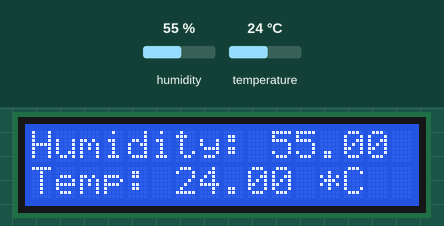
A sketch run on a simulated Arduino Uno, built with avr-gcc and run on an emulated ATmega328P. Parts: 16×2 character LCD. Inputs (shaded band) come from the test bench; at power-on: humidity 55 %, temperature 24 °C.

Above: at 1.2 s.
1.3 s: humidity set to 22 %
At 3.2 s:
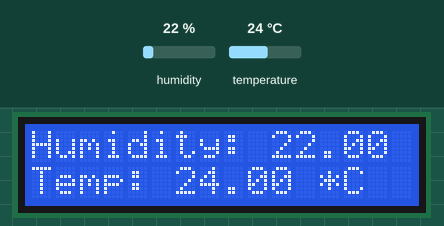
4.0 s: temperature set to 12 °C
At 4.7 s:
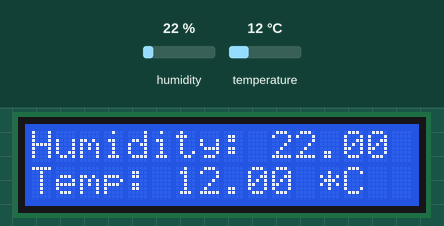
6.7 s: humidity set to 40 %
At 8.9 s:
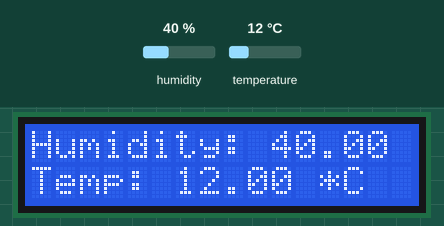
9.7 s: temperature set to 19 °C
At 11.5 s:
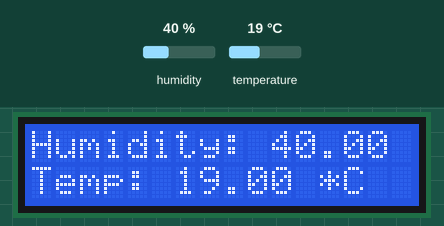
Timing chart, 0 to 13.0 s (numbered marks = the images above; inputs shaded):
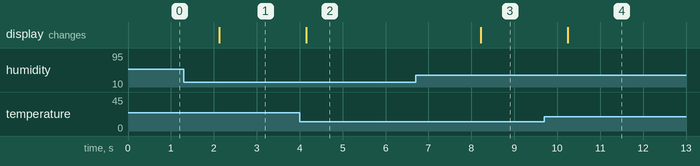

Measured:
- after the input at 1.3 s, the display: changes after 0.82 s (image 1)
- after the input at 4.0 s, the display: changes after 0.16 s (image 2)
- after the input at 6.7 s, the display: changes after 1.5 s (image 3)
- after the input at 9.7 s, the display: changes after 0.55 s (image 4)

The sketch:

Lesson_21_Listing_21_1.ino
```cpp
#include "DHT.h"
#define DHTPIN 2 // пин подключения контакта DATA
#define DHTTYPE DHT11 // DHT 11
#include <LiquidCrystal.h>
// инициализация с указанием контактов подключения
LiquidCrystal lcd(12, 11, 7, 6, 5, 4);
DHT dht(DHTPIN, DHTTYPE);
void setup()
{
lcd.begin(16,2); // режим работы
dht.begin();
}
void loop()
{
// получение с датчика данных влажности и температуры
float h = dht.readHumidity();
float t = dht.readTemperature();
if (isnan(t) || isnan(h)) // ошибка получения данных
{
lcd.clear();lcd.setCursor(0,0);
lcd.print("Failed to read");
}
else // вывести данные на ЖКИ
{
lcd.clear();
lcd.setCursor(0,0);
lcd.print("Humidity: ");lcd.print(h); lcd.println(" %");
lcd.setCursor(0,1);
lcd.print("Temp: "); lcd.print(t);lcd.println(" *C");
}
delay(2000); // пауза перед следующим измерением
}
```
